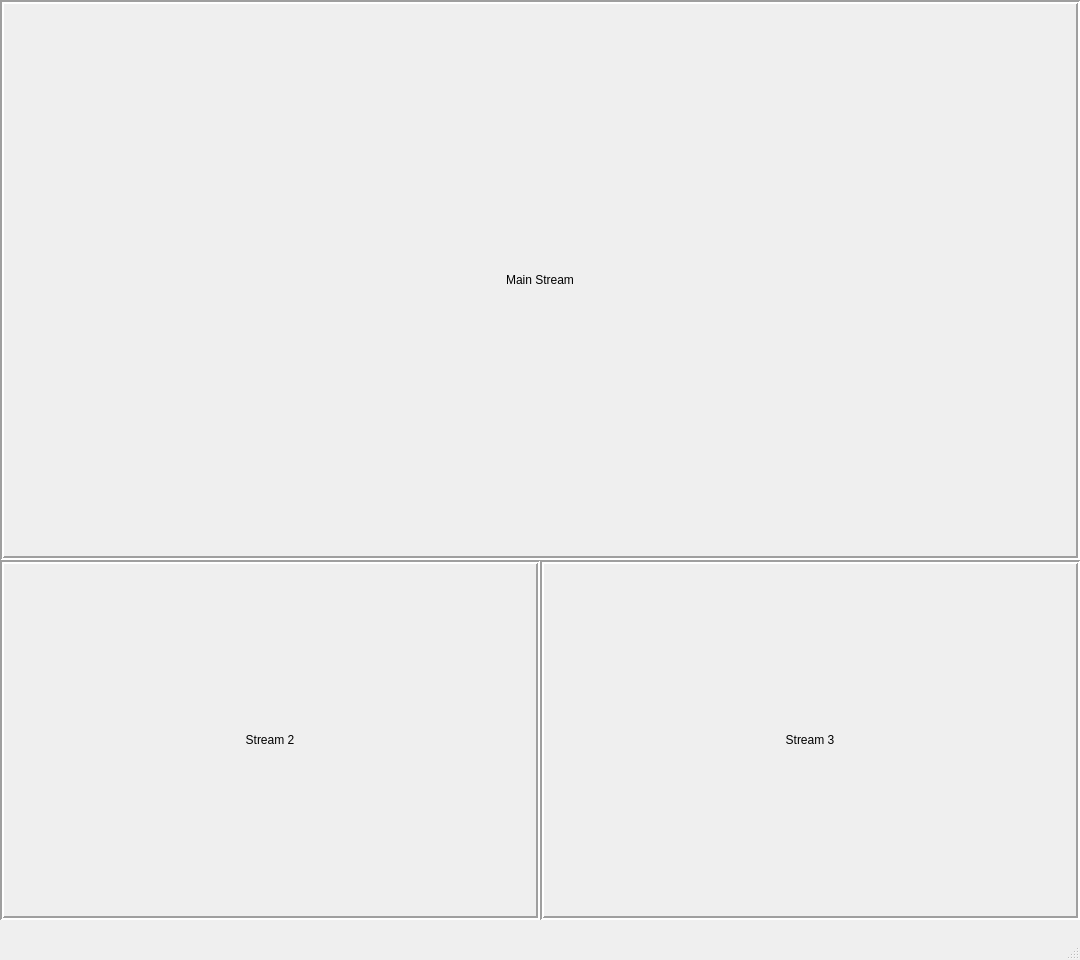
<?xml version="1.0" encoding="UTF-8"?>
<ui version="4.0">
 <class>MainWindow</class>
 <widget class="QMainWindow" name="MainWindow">
  <property name="geometry">
   <rect>
    <x>0</x>
    <y>0</y>
    <width>1080</width>
    <height>960</height>
   </rect>
  </property>
  <property name="sizePolicy">
   <sizepolicy hsizetype="Fixed" vsizetype="Fixed">
    <horstretch>0</horstretch>
    <verstretch>0</verstretch>
   </sizepolicy>
  </property>
  <property name="minimumSize">
   <size>
    <width>1080</width>
    <height>960</height>
   </size>
  </property>
  <property name="maximumSize">
   <size>
    <width>1080</width>
    <height>960</height>
   </size>
  </property>
  <property name="windowTitle">
   <string>MainWindow</string>
  </property>
  <widget class="QWidget" name="centralwidget">
   <property name="sizePolicy">
    <sizepolicy hsizetype="Fixed" vsizetype="Fixed">
     <horstretch>0</horstretch>
     <verstretch>0</verstretch>
    </sizepolicy>
   </property>
   <widget class="QLabel" name="main_stream">
    <property name="geometry">
     <rect>
      <x>0</x>
      <y>0</y>
      <width>1080</width>
      <height>560</height>
     </rect>
    </property>
    <property name="frameShape">
     <enum>QFrame::Box</enum>
    </property>
    <property name="frameShadow">
     <enum>QFrame::Sunken</enum>
    </property>
    <property name="lineWidth">
     <number>2</number>
    </property>
    <property name="text">
     <string>Main Stream</string>
    </property>
    <property name="alignment">
     <set>Qt::AlignCenter</set>
    </property>
   </widget>
   <widget class="QLabel" name="stream_2">
    <property name="geometry">
     <rect>
      <x>0</x>
      <y>560</y>
      <width>540</width>
      <height>360</height>
     </rect>
    </property>
    <property name="frameShape">
     <enum>QFrame::Box</enum>
    </property>
    <property name="frameShadow">
     <enum>QFrame::Sunken</enum>
    </property>
    <property name="lineWidth">
     <number>2</number>
    </property>
    <property name="text">
     <string>Stream 2</string>
    </property>
    <property name="alignment">
     <set>Qt::AlignCenter</set>
    </property>
   </widget>
   <widget class="QLabel" name="stream_3">
    <property name="geometry">
     <rect>
      <x>540</x>
      <y>560</y>
      <width>540</width>
      <height>360</height>
     </rect>
    </property>
    <property name="frameShape">
     <enum>QFrame::Box</enum>
    </property>
    <property name="frameShadow">
     <enum>QFrame::Sunken</enum>
    </property>
    <property name="lineWidth">
     <number>2</number>
    </property>
    <property name="text">
     <string>Stream 3</string>
    </property>
    <property name="alignment">
     <set>Qt::AlignCenter</set>
    </property>
   </widget>
  </widget>
  <widget class="QMenuBar" name="menubar">
   <property name="geometry">
    <rect>
     <x>0</x>
     <y>0</y>
     <width>1080</width>
     <height>21</height>
    </rect>
   </property>
  </widget>
  <widget class="QStatusBar" name="statusbar"/>
 </widget>
 <resources/>
 <connections/>
</ui>
